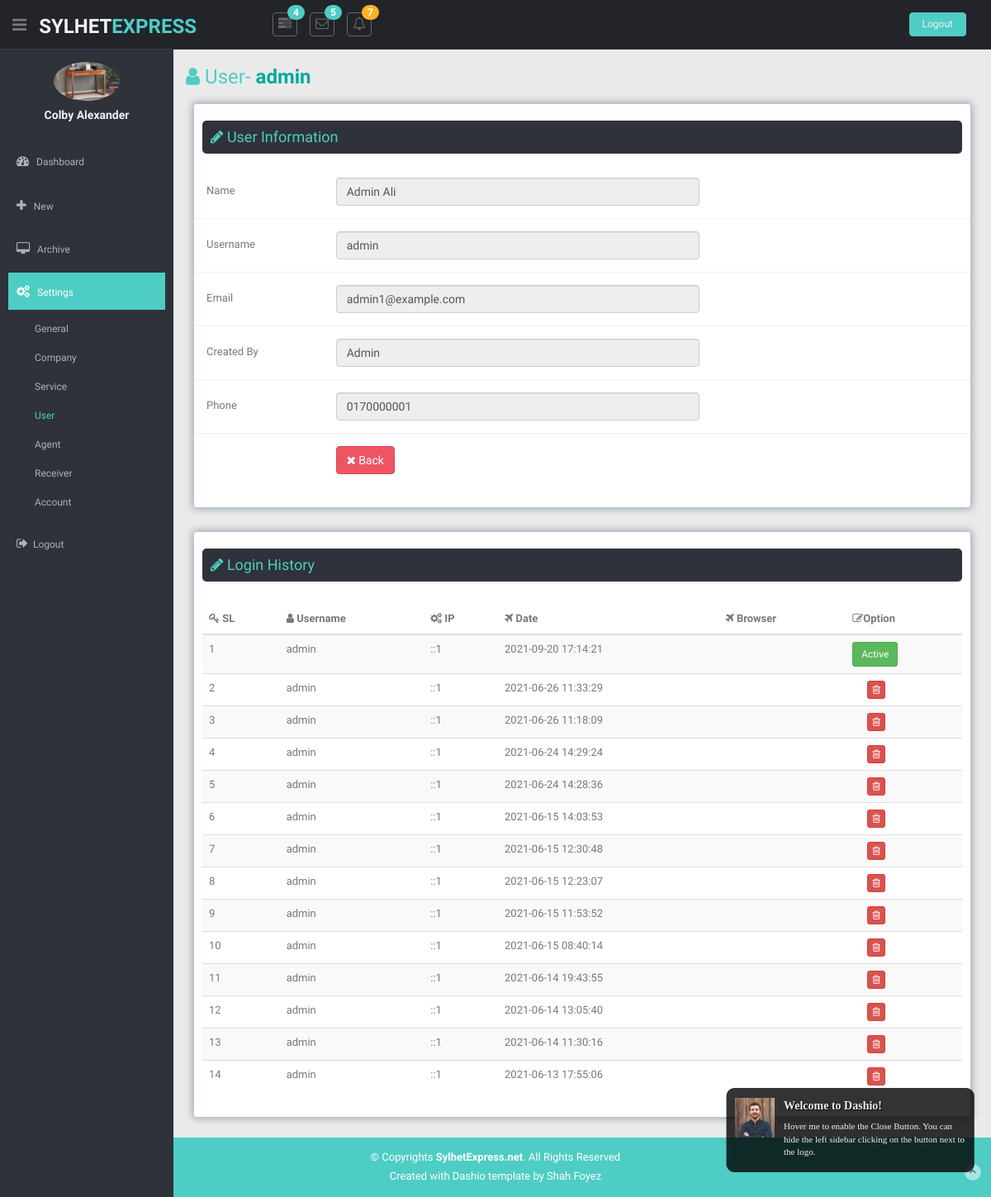
Screenshot of /userEdit.php?userEditId=1001 (signed in) with the database file from the repository.
### tables this page shows
CREATE TABLE `tbl_loginhistory` (
  `id` int(11) NOT NULL,
  `username` varchar(255) NOT NULL,
  `ip` varchar(255) NOT NULL,
  `datee` datetime NOT NULL,
  `browser` varchar(255) NOT NULL,
  `status` int(55) NOT NULL,
  `active` int(55) NOT NULL
);

### classes/User.php (called while the page is built, shortened)
<?php
	$filepath= realpath(dirname(__FILE__));
	include_once ($filepath.'/../database/Database.php');
?>
<?php
	class User{
		private $db;
		public function __construct(){
			$this->db=new Database();
		}
	    public function getUser($username){
			$query="SELECT * from tbl_admin WHERE username='$username'";
			$details=$this->db->select($query);
			return $details;
	    }
		public function userInfoForEdit($userEditId){
		  $query="SELECT * from tbl_admin Where adminid='$userEditId'";
		  $details=$this->db->select($query);
		  return $details;
		}
		public function loginHistory($username){
		  $query="SELECT * from tbl_loginhistory WHERE username='$username' ORDER BY datee DESC";
		  $details=$this->db->select($query);
		  return $details;
		}
	}
?>

### database/Database.php (called while the page is built, shortened)
<?php
Class Database{
	public $host   = DB_HOST;
	public $user   = DB_USER;
	public $pass   = DB_PASS;
	public $dbname = DB_NAME;
	public $link;
	private function connectDB(){
	$this->link = new mysqli($this->host, $this->user, $this->pass, $this->dbname);
 }
	public function select($query){
		$result = $this->link->query($query) or die($this->link->error.__LINE__);
		if($result->num_rows > 0){
			return $result;
		} else {
			return false;
		}
	}
}

### database/Session.php (called while the page is built, shortened)
<?php
class Session{
	public static function get($key){
		 if(isset($_SESSION[$key])){
		 	return $_SESSION[$key];
		 }else{
		 	return false;
		 }
	}
}
?>

### userEdit.php (the view, shortened to what this page needs)
 <?php
    include 'inc/header.php';
    include 'inc/sidebar.php';
?>
<?php
    $user=new User();
    if(!isset($_GET['userEditId']) || $_GET['userEditId']==NULL){
      echo "<script>window.location='user.php'</script>";
    }else{
      $userEditId= preg_replace('/[^-a-zA-Z0-9_]/','',$_GET['userEditId']);
    }
?>
    <section id="main-content">
      <section style="min-height:550px;" class="wrapper">
        <?php
          $userDetails=$user->userInfoForEdit($userEditId);
          if($userDetails){
            while($result=$userDetails->fetch_assoc()){ ?>
            <h3 style="color: #4ecdc4;"><i class="fa fa-user"></i> <?php echo "User- "."<b style='color: #00a99d;;'>".$result['username']."</b>";?></h3>
        <div style="margin-top: 10px;" class="row mt">
          <div class="col-lg-12">
            <div style="border-radius: 3px; box-shadow: 0px 0px 8px 3px #aab2bc;" class="form-panel">
               <form action="" method="post" enctype="multipart/form-data" tyle="padding-left: 5px;" role="form" class="form-horizontal style-form">
              <h4 style=" padding:10px; color: #4ecdc4;
               background-color: #2f323a; border-radius: 5px;"><i class="fa fa-pencil"></i> User Information</h4></br>
              <div class="form-group">
               <label class="col-lg-2 control-label">Name</label>
               <div class="col-lg-6">
                 <input name="name" type="text" placeholder="Name" id="f-name" class="form-control" value="<?php echo $result['name']?>" required <?php if(trim($result['role'])=="Super Admin"){echo 'readonly';}?>>
               </div>
              </div>
              <div class="form-group">
                <label class="col-lg-2 control-label">Username</label>
                <div class="col-lg-6">
                  <input name="username" type="text" placeholder="Username" id="email2" class="form-control" value="<?php echo $result['username'];?>" readonly>
                </div>
              </div>
              <div class="form-group">
                <label class="col-lg-2 control-label">Email</label>
                <div class="col-lg-6">
                  <input name="email" type="email" placeholder="Email" id="email2" class="form-control" value="<?php echo $result['email'];?>" required <?php if(trim($result['role'])=="Super Admin"){echo 'readonly';}?>>
                </div>
              </div>
              <div class="form-group">
                <label class="col-lg-2 control-label">Created By</label>
                <div class="col-lg-6">
                  <input name="createdBy" readonly type="text" id="email2" class="form-control" value="<?php echo $result['createdBy']?>" required>
                </div>
              </div>
              <div class="form-group">
                <label class="col-lg-2 control-label">Phone</label>
                <div class="col-lg-6">
                  <input name="phone" type="text" placeholder="Phone" id="email2" class="form-control" value="<?php echo $result['phone']?>" required <?php if(trim($result['role'])=="Super Admin"){echo 'readonly';}?> >
                </div>
              </div>
                <div style="border-bottom: 0px;" class="form-group">
                    <label class="col-lg-2 control-label"></label>
                    <div class="col-lg-offset-0 col-lg-10">
                      <button onclick="window.location.href='user.php';" name="cancel" class="btn btn-theme04" type="button"><i class="fa fa-close"></i> Back</button>
                    </div>
                </div>
              </form>
            </div>
          </div>
        </div>
        <div style="margin-top: 10px;" class="row mt">
          <div class="col-lg-12">
            <div style="border-radius: 3px; box-shadow: 0px 0px 8px 3px #aab2bc;" class="form-panel">
              <form action="" method="post" enctype="multipart/form-data" tyle="padding-left: 5px;" role="form" class="form-horizontal style-form">
              <h4 style=" padding:10px; color: #4ecdc4;
               background-color: #2f323a; border-radius: 5px;"><i class="fa fa-pencil"></i> Login History</h4></br>
               <table class="table table-striped table-advance table-hover">
                 <thead>
                   <tr>
                     <th><i class="fa fa-key"></i> SL</th>
                     <th><i class="fa fa-user"></i> Username</th>
                     <th><i class=" fa fa-cogs"></i> IP</th>
                     <th><i class="fa fa-plane"></i> Date</th>
                     <th><i class="fa fa-plane"></i> Browser</th>
                     <th><i class=" fa fa-pencil-square-o"></i>Option</th>
                   </tr>
                 </thead>
                 <tbody>
                  <?php
                      $username=$result['username'];
                      $loginHistory=$user->loginHistory($username);
                      if($loginHistory){
                        $i=0;
                        while($lresult=$loginHistory->fetch_assoc()){
                          $i++;
                  ?>
                   <tr>
                     <td><?php echo $i;?></td>
                     <td><?php echo $lresult['username'];?></td>
                     <td><?php echo $lresult['ip'];?></td>
                     <td><?php echo $lresult['datee'];?></td>
                      <td><?php echo $fm->textShorten($result['browser'], $limit = 44);?></td>
                     <td>
                        <?php
                          if($lresult['status']==1){ ?>
                            <a class="btn btn-success  btn-sm" href="javascript:;">Active</a>
                         <?php }else{ ?>
                        <a onclick="return confirm('Are you sure?')" class="btn btn-danger btn-xs" href="?loginDataDeleteId=<?php echo $lresult['id'];?>&userEditId=<?php echo $userEditId;?>"><i class="fa fa-trash-o"></i></a><?php }?>
                     </td>
                   </tr>
                 <?php } }?>
                 </tbody>
               </table>
             </form>
            </div>
          </div>
        </div>
        <?php } } ?>
      </section>
    </section>
<?php
    include 'inc/footer.php';
?>

### inc/sidebar.php (shortened to what this page needs)
<aside>
  <div id="sidebar" class="nav-collapse ">
    <ul class="sidebar-menu" id="nav-accordion">
      <?php
        $username=Session::get('adminUsername');
        $getUser=$user->getUser($username);
        if($getUser){
          while($uresult=$getUser->fetch_assoc()){?>
      <p class="centered"><a href="profile.php?adminUsername=<?php echo $uresult['username']?>"><img src="<?php echo $uresult['img']?>" class="img-circle" width="80"></a></p>
      <h5 class="centered"><?php echo $uresult['name']?></h5>
    <?php }}?>
      <li class="mt">
        <a
        <?php
          $path=$_SERVER['SCRIPT_FILENAME'];
          $page=basename($path, '.php');
          if($page=='index'){
            echo 'class=active';
          }
        ?> href="index.php">
          <i class="fa fa-dashboard"></i>
          <span>Dashboard</span>
        </a>
      </li>
     <li class="sub-menu">
        <a
        <?php
          $path=$_SERVER['SCRIPT_FILENAME'];
          $page=basename($path, '.php');
          if($page=='ship'){
            echo 'class=active';
          }
        ?> href="ship.php">
          <i class="fa fa-plus"></i>
          <span>New</span>
        </a>
      </li>
       <li class="sub-menu">
        <a
        <?php
          $path=$_SERVER['SCRIPT_FILENAME'];
          $page=basename($path, '.php');
          if($page=='archive' || $page=='archiveView' || $page=='archiveEdit'){
            echo 'class=active';
          }
        ?> href="archive.php">
          <i class="fa fa-desktop"></i>
          <span>Archive</span>
        </a>
      </li>
      <li class="sub-menu">
        <a
        <?php
          $path=$_SERVER['SCRIPT_FILENAME'];
          $page=basename($path, '.php');
          if($page=='user' || $page=='company'|| $page=='general'|| $page=='service'|| $page=='agent'||$page=='receiver'||$page=='addUser' || $page=='addAgent' || $page=='userEdit'|| $page=='serviceEdit' || $page=='agentEdit' || $page=='receiverEdit' || $page=='companyEdit' || $page=='account' ||$page=='accountEdit' || $page=='addAccount' ){
            echo 'class=active';
        } ?>
        href="javascript:;">
          <i class="fa fa-cogs"></i>
          <span>Settings</span>
          </a>
        <ul class="sub">
          <li><a <?php if($page=='general'){ ?>style="color:#4ecdc4;"<?php }?> href="general.php">General</a></li>
          <li><a <?php if($page=='company' || $page=='companyEdit'){ ?>style="color:#4ecdc4;"<?php }?> href="company.php">Company</a></li>
          <li><a <?php if($page=='service' || $page=='serviceEdit'){ ?>style="color:#4ecdc4;"<?php }?> href="service.php">Service</a></li>
          <li><a <?php if($page=='user' || $page=='addUser' || $page=='userEdit'){ ?>style="color:#4ecdc4;"<?php }?> href="user.php">User</a></li>
          <li><a <?php if($page=='agent' || $page=='addAgent' || $page=='agentEdit'){ ?>style="color:#4ecdc4;"<?php }?> href="agent.php">Agent</a></li>
          <li><a <?php if($page=='receiver' || $page=='receiverEdit'){ ?>style="color:#4ecdc4;"<?php }?> href="receiver.php">Receiver</a></li>
          <li><a <?php if($page=='account' || $page=='accountEdit' || $page=='addAccount' ){ ?>style="color:#4ecdc4;"<?php }?> href="account.php">Account</a></li>
        </ul>
      </li>
      <li>
        <a class="logout" href="?action=logout"><i class="fa fa-sign-out"></i>Logout</a>
      </li>
    </ul>
  </div>
</aside>

### css/style.css (style rules this page uses)
body { color: #797979; background: #eaeaea; font-family: 'Ruda', sans-serif; padding: 0px !important; margin: 0px !important; font-size:13px; }
ul li { list-style: none; }
a, a:hover, a:focus { text-decoration: none; outline: none; }
.btn-theme04 { color: #fff; background-color: #ed5565; border-color: #da4453; }
.centered { text-align: center; }
.mt { margin-top: 25px; }
#sidebar { width: 210px; height: 100%; position: fixed; background: #2f323a; }
#sidebar h5 { color: #f2f2f2; font-weight: 700; }
#sidebar ul li { position: relative; }
#sidebar .sub-menu > .sub li { padding-left: 32px; }
#sidebar .sub-menu > .sub li:last-child { padding-bottom: 10px; }
ul.sidebar-menu , ul.sidebar-menu li ul.sub { margin: -2px 0 0; padding: 0; }
ul.sidebar-menu { margin-top: 75px; }
#sidebar > ul > li > ul.sub { display: none; }
#sidebar > ul > li.active > ul.sub, #sidebar > ul > li > ul.sub > li > a { display: block; }
ul.sidebar-menu li ul.sub li { background: #2f323a; margin-bottom: 0; margin-left: 0; margin-right: 0; }
ul.sidebar-menu li ul.sub li:last-child { border-radius: 0 0 4px 4px; -webkit-border-radius: 0 0 4px 4px; }
ul.sidebar-menu li ul.sub li a { font-size: 12px; padding: 6px 0; line-height: 35px; height: 35px; -webkit-transition: all 0.3s ease; -moz-transition: all 0.3s ease; -o-transition: all 0.3s ease; -ms-transition: all 0.3s ease; transition: all 0.3s ease; color: #aeb2b7; }
ul.sidebar-menu li { margin-bottom: 5px; margin-left:10px; margin-right:10px; }
ul.sidebar-menu li.sub-menu { line-height: 15px; }
ul.sidebar-menu li a span { display: inline-block; }
ul.sidebar-menu li a { color: #aeb2b7; text-decoration: none; display: block; padding: 15px 0 15px 10px; font-size: 12px; outline: none; -webkit-transition: all 0.3s ease; -moz-transition: all 0.3s ease; -o-transition: all 0.3s ease; -ms-transition: all 0.3s ease; transition: all 0.3s ease; }
ul.sidebar-menu li a.active, ul.sidebar-menu li a:hover, ul.sidebar-menu li a:focus { background: #4ECDC4; color: #fff; display: block; -webkit-transition: all 0.3s ease; -moz-transition: all 0.3s ease; -o-transition: all 0.3s ease; -ms-transition: all 0.3s ease; transition: all 0.3s ease; }
ul.sidebar-menu li a i { font-size: 15px; padding-right: 6px; }
ul.sidebar-menu li a.active i { color: #fff; }
#main-content { margin-left: 210px; }
.wrapper { display: inline-block; margin-top: 60px; padding-left: 15px; padding-right: 15px; padding-bottom: 15px; padding-top: 0px; width: 100%; }
.form-panel { background: #ffffff; margin: 10px; padding: 10px; box-shadow: 0px 3px 2px #aab2bd; text-align: left; }
label { font-weight: 400; }
.form-horizontal.style-form .form-group { border-bottom: 1px solid #eff2f7; padding-bottom: 15px; margin-bottom: 15px; }
@media (min-width: 768px) { .form-horizontal .control-label { text-align: left; } }

### userEdit.php (style rules this page uses)
.form-horizontal .form-group { margin-left: -10px; margin-right: -10px; }

### rows the page displays
tbl_loginhistory: username "admin", ip "::1", datee "2021-09-20 17:14:21", status "Active"
tbl_loginhistory: username "admin", ip "::1", datee "2021-06-26 11:33:29"
tbl_loginhistory: username "admin", ip "::1", datee "2021-06-26 11:18:09"
tbl_loginhistory: username "admin", ip "::1", datee "2021-06-24 14:29:24"
tbl_loginhistory: username "admin", ip "::1", datee "2021-06-24 14:28:36"
tbl_loginhistory: username "admin", ip "::1", datee "2021-06-15 14:03:53"
tbl_loginhistory: username "admin", ip "::1", datee "2021-06-15 12:30:48"
tbl_loginhistory: username "admin", ip "::1", datee "2021-06-15 12:23:07"
tbl_loginhistory: username "admin", ip "::1", datee "2021-06-15 11:53:52"
tbl_loginhistory: username "admin", ip "::1", datee "2021-06-15 08:40:14"
tbl_loginhistory: username "admin", ip "::1", datee "2021-06-14 19:43:55"
tbl_loginhistory: username "admin", ip "::1", datee "2021-06-14 13:05:40"
tbl_loginhistory: username "admin", ip "::1", datee "2021-06-14 11:30:16"
tbl_loginhistory: username "admin", ip "::1", datee "2021-06-13 17:55:06"

### other values shown
$uresult['name'] "Colby Alexander"
$result['username'] "admin"
